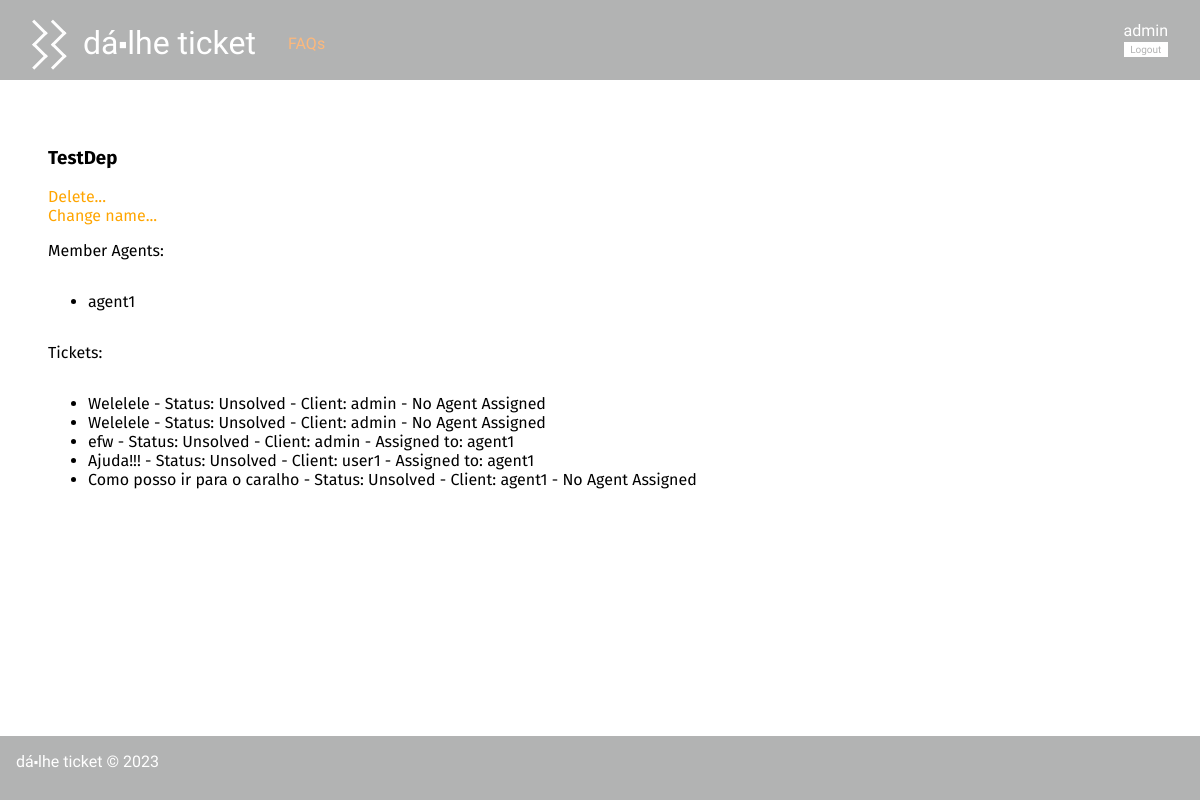
Page /pages/departmentDetails.php?name=TestDep (signed in) on the committed database.
### tables this page shows
CREATE TABLE Department(
   name varchar(20) primary key
);

CREATE TABLE User(
   name varchar(60) not null,
   username varchar(20) primary key,
   email varchar(60) not null,
   password varchar(40) not null,
   type varchar(5) not null, /*user, agent, admin*/
   department varchar(20)
);

CREATE TABLE Ticket(
   id integer primary key autoincrement,
   title varchar(60) not null,
   client varchar(20) not null,
   agent varchar(20),
   status varchar(10) not null,
   department varchar(20),
   foreign key (client) references User(username),
   foreign key (agent) references User(username),
   foreign key (department) references Department(name)
);

### database/department.class.php (called while the page is built, shortened)
<?php
  require_once(__DIR__ . '/../database/ticket.class.php');
  class Department{
    public string $name;
    public function __construct(string $name){
      $this->name = $name;
    }
    public function getMemberAgents(PDO $db) : array {
      $stmt = $db->prepare('SELECT * FROM User WHERE department = ?');
      $stmt->execute(array($this->name));
      $agents = array();
      while ($agent = $stmt->fetch()) {
        $agents[] = new User(
          $agent['name'],
          $agent['username'],
          $agent['email'],
          $agent['type'],
          $agent['department'],
        );
      }
      return $agents;
    }
    static public function getDepartmentByName(PDO $db, string $name) {
      $stmt = $db->prepare('SELECT * FROM Department WHERE name = ?');
      $stmt->execute(array($name));
      $query = $stmt->fetchAll()[0];
      return new Department($query['name']);
    }
  }
?>

### database/user.class.php (called while the page is built, shortened)
<?php
class User{
  public function __construct(string $name, string $username, string $email, string $type, string $department){
    $this->username = $username;
  }
}
?>

### database/ticket.class.php (called while the page is built, shortened)
<?php
    class Ticket {
        public function __construct(int $id, string $title, string $client, ?string $agent, string $status, string $department) {
            $this->id = $id;
            $this->title = $title;
            $this->client = $client;
            $this->agent = $agent;
            $this->status = $status;
        }
        static public function getAllTicketsInDepartment(PDO $db, string $name) : array {
            $stmt = $db->prepare("
                SELECT id, title, client, agent, status, department
                FROM Ticket
                WHERE department = ?
            ");
            $stmt->execute(array($name));
            $tickets = array();
            while($ticket = $stmt->fetch()){
                $tickets[] = new Ticket(
                $ticket['id'],
                $ticket['title'],
                $ticket['client'],
                $ticket['agent'],
                $ticket['status'],
                $ticket['department']
                );
            }
            return $tickets;
        }
    }
?>

### templates/departmentDetails.tpl.php (the view, shortened to what this page needs)
<?php
require_once(__DIR__ . '/../database/department.class.php');
require_once(__DIR__ . '/../database/ticket.class.php');
require_once(__DIR__ . '/../database/connection.db.php');
function drawDepartment(Department $department) : void {
        global $session, $db;
?>
    <h3 class="name"><?= $department->name ?></h3>
    <div class="dep_options">
        <a href="../actions/action_delete_department.php?name=<?= $department->name ?>">Delete...</a>
        <br>
        <a href="../pages/change_department_name.php?name=<?= $department->name ?>">Change name...</a>
    </div>
    <p> Member Agents: </p>
    <ul class="search_list">
<?php
    foreach ($department->getMemberAgents($db) as $agent) {
?>
    <li>
        <a href="../pages/profile.php?username=<?= $agent->username ?>"><?= $agent->username ?></a>
    </li>
<?php
    }
?>
    </ul>
    <p> Tickets: </p>
    <ul class="ticket_list">
<?php
    foreach (Ticket::getAllTicketsInDepartment($db, $department->name) as $ticket) {
?>
    <li>
        <a href="../pages/ticket.php?id=<?= $ticket->id ?>"><?= $ticket->title ?>
        - Status: <?= $ticket->status ?>
        - Client: <?= $ticket->client ?>
        <?php if($ticket->agent != null) { ?>
        - Assigned to: <?= $ticket->agent ?></a>
        <?php } else {?>
        - No Agent Assigned</a>
        <?php } ?>
    </li>
<?php
    }
?>
    </ul>
<?php
    }
?>

### css/style.css (style rules this page uses)
body { font-family: 'Allerta Stencil', sans-serif; margin: 0; padding: 0; display: grid; grid-template-columns: auto; grid-template-rows: 5em auto 4em; grid-template-areas: "header" "main" "footer"; min-height: 100vh; background-color: #b2b3b3; }
a { text-decoration: none; color: orange; }
.search_list a { color: black; }
p { overflow-wrap: break-word; }
.ticket_list a { color: black; text-decoration: none; }

### rows in the picture
department: name "TestDep"
user: username "agent1"
ticket: title "Welelele", status "Unsolved", client "admin", shows "- No Agent Assigned"
ticket: title "Welelele", status "Unsolved", client "admin", shows "- No Agent Assigned"
ticket: title "efw", status "Unsolved", client "admin", agent "agent1"
ticket: title "Ajuda!!!", status "Unsolved", client "user1", agent "agent1"
ticket: title "Como posso ir para o caralho", status "Unsolved", client "agent1", shows "- No Agent Assigned"

### other values in the picture
$name "dá⬝lhe ticket"
$session->getName() "admin"
